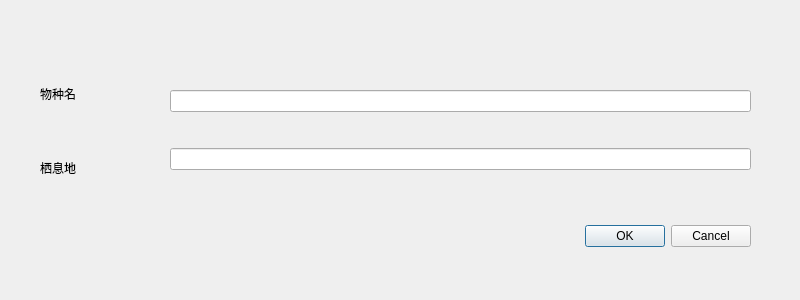
<?xml version="1.0" encoding="UTF-8"?>
<ui version="4.0">
 <class>addDistr</class>
 <widget class="QDialog" name="addDistr">
  <property name="geometry">
   <rect>
    <x>0</x>
    <y>0</y>
    <width>800</width>
    <height>300</height>
   </rect>
  </property>
  <property name="windowTitle">
   <string>Dialog</string>
  </property>
  <widget class="QDialogButtonBox" name="buttonBox">
   <property name="geometry">
    <rect>
     <x>410</x>
     <y>220</y>
     <width>341</width>
     <height>32</height>
    </rect>
   </property>
   <property name="orientation">
    <enum>Qt::Horizontal</enum>
   </property>
   <property name="standardButtons">
    <set>QDialogButtonBox::Cancel|QDialogButtonBox::Ok</set>
   </property>
  </widget>
  <widget class="QWidget" name="">
   <property name="geometry">
    <rect>
     <x>40</x>
     <y>60</y>
     <width>111</width>
     <height>141</height>
    </rect>
   </property>
   <layout class="QVBoxLayout" name="verticalLayout">
    <item>
     <widget class="QLabel" name="label">
      <property name="text">
       <string>物种名</string>
      </property>
     </widget>
    </item>
    <item>
     <widget class="QLabel" name="label_2">
      <property name="text">
       <string>栖息地</string>
      </property>
     </widget>
    </item>
   </layout>
  </widget>
  <widget class="QWidget" name="">
   <property name="geometry">
    <rect>
     <x>170</x>
     <y>60</y>
     <width>581</width>
     <height>141</height>
    </rect>
   </property>
   <layout class="QVBoxLayout" name="verticalLayout_2">
    <item>
     <widget class="QLineEdit" name="lineEditSpecies">
      <property name="sizePolicy">
       <sizepolicy hsizetype="Expanding" vsizetype="Fixed">
        <horstretch>0</horstretch>
        <verstretch>0</verstretch>
       </sizepolicy>
      </property>
     </widget>
    </item>
    <item>
     <widget class="QLineEdit" name="lineEditDistr">
      <property name="sizePolicy">
       <sizepolicy hsizetype="Expanding" vsizetype="Fixed">
        <horstretch>0</horstretch>
        <verstretch>0</verstretch>
       </sizepolicy>
      </property>
     </widget>
    </item>
   </layout>
  </widget>
 </widget>
 <resources/>
 <connections>
  <connection>
   <sender>buttonBox</sender>
   <signal>accepted()</signal>
   <receiver>addDistr</receiver>
   <slot>accept()</slot>
   <hints>
    <hint type="sourcelabel">
     <x>248</x>
     <y>254</y>
    </hint>
    <hint type="destinationlabel">
     <x>157</x>
     <y>274</y>
    </hint>
   </hints>
  </connection>
  <connection>
   <sender>buttonBox</sender>
   <signal>rejected()</signal>
   <receiver>addDistr</receiver>
   <slot>reject()</slot>
   <hints>
    <hint type="sourcelabel">
     <x>316</x>
     <y>260</y>
    </hint>
    <hint type="destinationlabel">
     <x>286</x>
     <y>274</y>
    </hint>
   </hints>
  </connection>
 </connections>
</ui>
